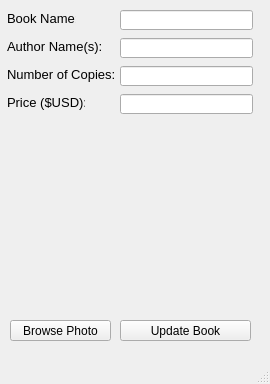
<?xml version="1.0" encoding="UTF-8"?>
<ui version="4.0">
 <class>MainWindow</class>
 <widget class="QMainWindow" name="MainWindow">
  <property name="geometry">
   <rect>
    <x>0</x>
    <y>0</y>
    <width>270</width>
    <height>384</height>
   </rect>
  </property>
  <property name="windowTitle">
   <string>MainWindow</string>
  </property>
  <widget class="QWidget" name="centralwidget">
   <widget class="QLineEdit" name="book_name">
    <property name="geometry">
     <rect>
      <x>120</x>
      <y>10</y>
      <width>133</width>
      <height>20</height>
     </rect>
    </property>
   </widget>
   <widget class="QLineEdit" name="author_name">
    <property name="geometry">
     <rect>
      <x>120</x>
      <y>38</y>
      <width>133</width>
      <height>20</height>
     </rect>
    </property>
    <property name="echoMode">
     <enum>QLineEdit::Normal</enum>
    </property>
   </widget>
   <widget class="QLineEdit" name="num_copies">
    <property name="geometry">
     <rect>
      <x>120</x>
      <y>66</y>
      <width>133</width>
      <height>20</height>
     </rect>
    </property>
    <property name="echoMode">
     <enum>QLineEdit::Normal</enum>
    </property>
   </widget>
   <widget class="QLineEdit" name="price">
    <property name="geometry">
     <rect>
      <x>120</x>
      <y>94</y>
      <width>133</width>
      <height>20</height>
     </rect>
    </property>
    <property name="echoMode">
     <enum>QLineEdit::Normal</enum>
    </property>
   </widget>
   <widget class="QLabel" name="photo_label">
    <property name="geometry">
     <rect>
      <x>10</x>
      <y>120</y>
      <width>251</width>
      <height>191</height>
     </rect>
    </property>
    <property name="text">
     <string/>
    </property>
    <property name="pixmap">
     <pixmap>images/blank.PNG</pixmap>
    </property>
    <property name="scaledContents">
     <bool>true</bool>
    </property>
   </widget>
   <widget class="QLabel" name="label_2">
    <property name="geometry">
     <rect>
      <x>7</x>
      <y>10</y>
      <width>69</width>
      <height>16</height>
     </rect>
    </property>
    <property name="font">
     <font>
      <pointsize>10</pointsize>
     </font>
    </property>
    <property name="text">
     <string>Book Name:</string>
    </property>
   </widget>
   <widget class="QLabel" name="label_3">
    <property name="geometry">
     <rect>
      <x>7</x>
      <y>38</y>
      <width>101</width>
      <height>16</height>
     </rect>
    </property>
    <property name="font">
     <font>
      <pointsize>10</pointsize>
     </font>
    </property>
    <property name="text">
     <string>Author Name(s):</string>
    </property>
   </widget>
   <widget class="QLabel" name="label_4">
    <property name="geometry">
     <rect>
      <x>7</x>
      <y>66</y>
      <width>107</width>
      <height>16</height>
     </rect>
    </property>
    <property name="font">
     <font>
      <pointsize>10</pointsize>
     </font>
    </property>
    <property name="text">
     <string>Number of Copies:</string>
    </property>
   </widget>
   <widget class="QLabel" name="label_5">
    <property name="geometry">
     <rect>
      <x>7</x>
      <y>94</y>
      <width>78</width>
      <height>16</height>
     </rect>
    </property>
    <property name="font">
     <font>
      <pointsize>10</pointsize>
     </font>
    </property>
    <property name="text">
     <string>Price ($USD):</string>
    </property>
   </widget>
   <widget class="QPushButton" name="browse_photo">
    <property name="geometry">
     <rect>
      <x>10</x>
      <y>320</y>
      <width>101</width>
      <height>21</height>
     </rect>
    </property>
    <property name="text">
     <string>Browse Photo</string>
    </property>
   </widget>
   <widget class="QPushButton" name="update_book">
    <property name="geometry">
     <rect>
      <x>120</x>
      <y>320</y>
      <width>131</width>
      <height>21</height>
     </rect>
    </property>
    <property name="text">
     <string>Update Book</string>
    </property>
   </widget>
  </widget>
  <widget class="QMenuBar" name="menubar">
   <property name="geometry">
    <rect>
     <x>0</x>
     <y>0</y>
     <width>270</width>
     <height>21</height>
    </rect>
   </property>
  </widget>
  <widget class="QStatusBar" name="statusbar"/>
 </widget>
 <resources/>
 <connections/>
</ui>
